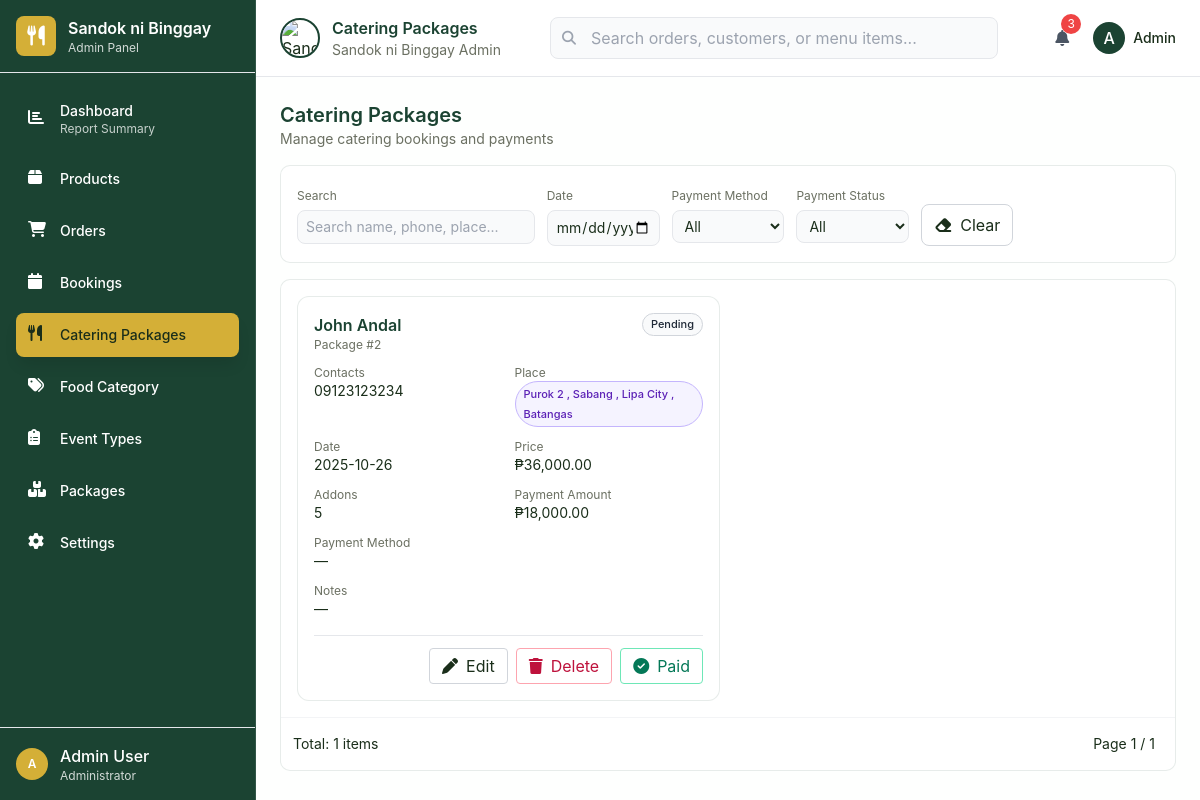
The app's page /admin/admin.php?section=catering, older data.
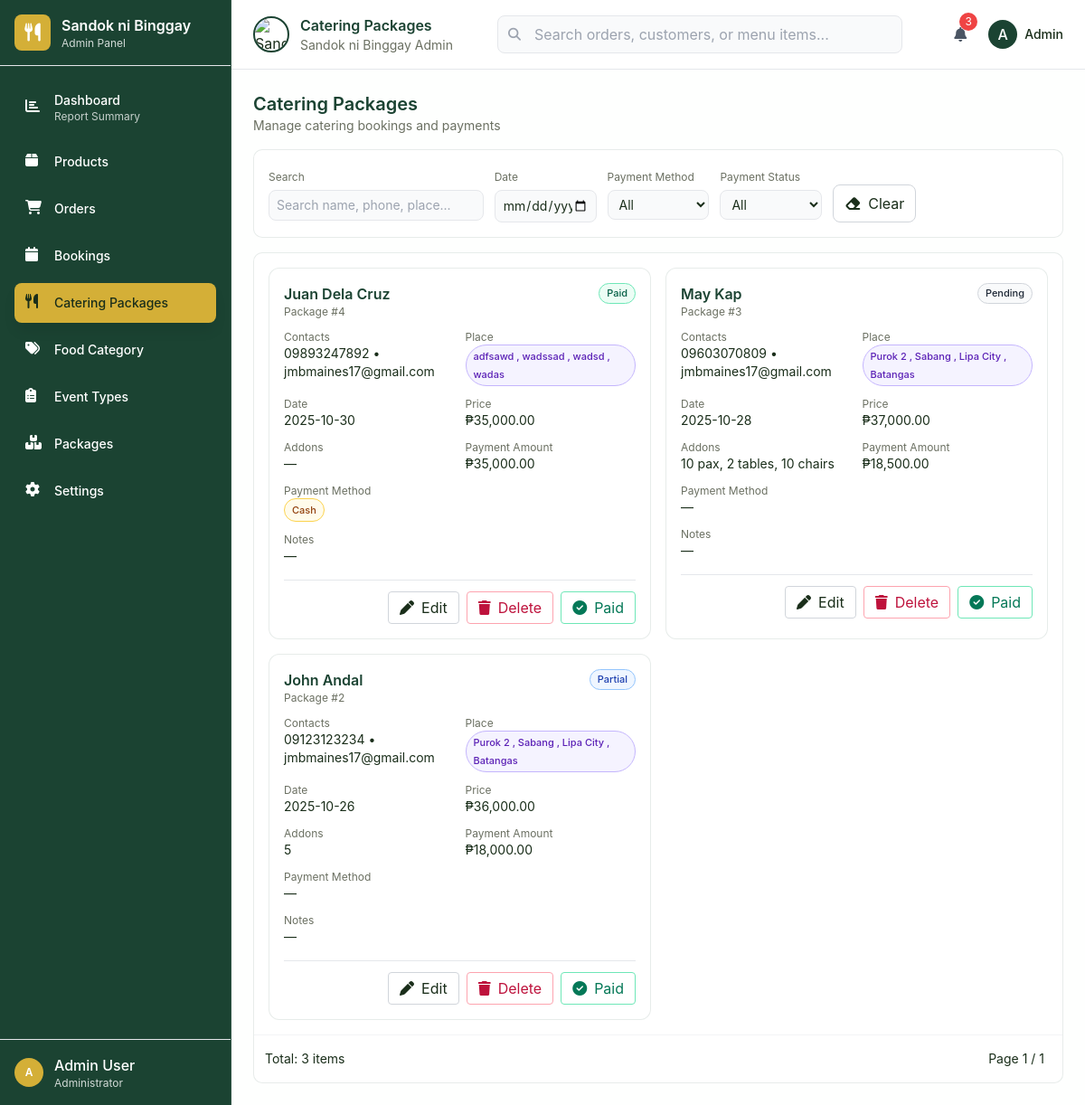
The same page, newer data.
### tables this page shows
CREATE TABLE `cateringpackages` (
  `cp_id` int(11) NOT NULL,
  `user_id` int(11) NOT NULL,
  `cp_name` varchar(255) NOT NULL,
  `cp_email` varchar(255) NOT NULL,
  `cp_phone` varchar(11) NOT NULL,
  `cp_place` varchar(255) NOT NULL,
  `cp_date` date NOT NULL,
  `cp_price` decimal(10,2) NOT NULL,
  `cp_addon_pax` varchar(255) DEFAULT NULL,
  `cp_notes` text DEFAULT NULL,
  `created_at` timestamp NOT NULL DEFAULT current_timestamp() ON UPDATE current_timestamp()
);

### admin/admin.php (the view, shortened to what the changed rows need)
<!DOCTYPE html>
<html lang="en">
<head>
    <?php
        $db = new database();
    $section = $_GET['section'] ?? '';
    $section = is_string($section) ? strtolower($section) : '';
    ?>
    <script src="https://cdn.tailwindcss.com"></script>
    <link href="https://cdnjs.cloudflare.com/ajax/libs/font-awesome/6.4.0/css/all.min.css" rel="stylesheet">
</head>
<body class="h-screen overflow-hidden">
    <div class="flex h-full">
        <div class="flex-1 flex flex-col">
            <header class="bg-white border-b border-gray-200 px-6 py-4">
                <div class="flex items-center justify-between">
                    <div class="flex items-center gap-4">
                        <div class="flex items-center gap-3">
                            <div>
                                <h2 id="page-title" class="text-primary font-semibold"><?php
                                    $titleMap = [
                                        'dashboard' => 'Dashboard',
                                        'products' => 'Products Management',
                                        'orders' => 'Orders Management',
                                        'bookings' => 'Bookings Management',
                                        'catering' => 'Catering Packages',
                                        'categories' => 'Food Categories',
                                        'eventtypes' => 'Event Types',
                                        'packages' => 'Packages',
                                        'settings' => 'Settings'
                                    ];
                                    echo $titleMap[$section] ?? 'Dashboard';
                                ?></h2>
                            </div>
                        </div>
                    </div>
                </div>
            </header>
            <main class="flex-1 overflow-y-auto">
                <?php
                $cpPage = max(1, (int)($_GET['cp_page'] ?? 1));
                $cpLimit = 10; $cpOffset = ($cpPage - 1) * $cpLimit; $cpTotal = 0; $packages = [];
                if ($section === 'catering') {
                    try {
                        $pdo = $db->opencon();
                        $w = []; $p = [];
                        $where = $w ? ('WHERE '.implode(' AND ', $w)) : '';
                        $sqlBase = "FROM cateringpackages cp LEFT JOIN (
                            SELECT t.* FROM payments t INNER JOIN (
                                SELECT cp_id, MAX(CONCAT(pay_date,' ',LPAD(pay_id,10,'0'))) as mx
                                FROM payments WHERE cp_id IS NOT NULL GROUP BY cp_id
                            ) x ON x.cp_id=t.cp_id AND CONCAT(t.pay_date,' ',LPAD(t.pay_id,10,'0'))=x.mx
                        ) pay ON pay.cp_id=cp.cp_id $where";
                        $countBase = $sqlBase; $pCount = $p;
                        $stmtC = $pdo->prepare("SELECT COUNT(*) $countBase"); $stmtC->execute($pCount); $cpTotal = (int)$stmtC->fetchColumn();
                        $stmt = $pdo->prepare("SELECT cp.*, pay.pay_amount, pay.pay_method, pay.pay_status $sqlBase ORDER BY cp.cp_date DESC, cp.cp_id DESC LIMIT ? OFFSET ?");
                        $stmt->bindValue(count($p)+1, $cpLimit, PDO::PARAM_INT);
                        $stmt->bindValue(count($p)+2, $cpOffset, PDO::PARAM_INT);
                        $stmt->execute();
                        $packages = $stmt->fetchAll(PDO::FETCH_ASSOC);
                    } catch (Throwable $e) { $packages = []; $cpTotal = 0; }
                }
                $cpPages = max(1, (int)ceil(($cpTotal ?: 0)/$cpLimit));
                function cp_chip_base(){ return 'inline-flex items-center px-2 py-0.5 rounded-full border text-[11px] font-medium'; }
                function cp_place_chip(){ return 'bg-violet-50 border-violet-300 text-violet-800'; }
                function cp_method_chip($m){
                    $n=strtolower(trim((string)$m));
                    if($n==='cash') return 'bg-amber-50 border-amber-300 text-amber-800';
                    return 'bg-stone-50 border-stone-300 text-stone-800';
                }
                function cp_status_chip($s){ $n=strtolower(trim((string)$s)); if($n==='paid')return 'bg-emerald-50 border-emerald-300 text-emerald-800'; if($n==='partial')return 'bg-blue-50 border-blue-300 text-blue-800'; if($n==='pending')return 'bg-gray-50 border-gray-300 text-gray-800'; return 'bg-stone-50 border-stone-300'; }
                ?>
                <div id="catering-content" class="section-content <?php echo ($section === 'catering') ? '' : 'hidden '; ?>p-6">
                    <div class="flex items-center justify-between mb-4">
                        <div>
                            <h2 class="text-xl font-semibold text-primary">Catering Packages</h2>
                        </div>
                    </div>
                    <div id="cp-list" class="card overflow-hidden">
                        <div id="cp-cards" class="grid grid-cols-1 md:grid-cols-2 xl:grid-cols-3 gap-4 p-4">
                            <?php if ($packages): foreach ($packages as $cp): ?>
                                <?php
                                    $id = (int)$cp['cp_id'];
                                    $name = trim((string)$cp['cp_name']);
                                    $phone = trim((string)$cp['cp_phone']);
                                    $email = trim((string)($cp['cp_email'] ?? ''));
                                    $place = trim((string)$cp['cp_place']);
                                    $date = trim((string)$cp['cp_date']);
                                    $price = (float)$cp['cp_price'];
                                    $addons = trim((string)($cp['cp_addon_pax'] ?? ''));
                                    $notes = trim((string)($cp['cp_notes'] ?? ''));
                                    $payAmount = isset($cp['pay_amount']) && $cp['pay_amount']!==null ? ('₱'.number_format((float)$cp['pay_amount'],2)) : '—';
                                    $payMethod = trim((string)($cp['pay_method'] ?? ''));
                                    $payStatus = trim((string)($cp['pay_status'] ?? ''));
                                ?>
                                <div class="card border rounded-xl p-4 hover:shadow-lg transition group">
                                    <div class="flex items-start justify-between gap-3">
                                        <div>
                                            <div class="text-base font-semibold text-primary"><?= htmlspecialchars($name) ?></div>
                                            <div class="text-xs text-muted-foreground">Package #<?= $id ?></div>
                                        </div>
                                        <?php if ($payStatus !== ''): ?>
                                            <span class="<?= cp_chip_base().' '.cp_status_chip($payStatus); ?>"><?= htmlspecialchars($payStatus) ?></span>
                                        <?php endif; ?>
                                    </div>
                                    <div class="mt-3 grid grid-cols-1 sm:grid-cols-2 gap-3 text-sm">
                                        <div>
                                            <div class="text-xs text-muted-foreground">Contacts</div>
                                            <?php $cpContactParts = []; if ($phone !== '') { $cpContactParts[] = $phone; } if ($email !== '') { $cpContactParts[] = $email; } $cpContacts = $cpContactParts ? implode(' • ', $cpContactParts) : '—'; ?>
                                            <div><?= htmlspecialchars($cpContacts) ?></div>
                                        </div>
                                        <div>
                                            <div class="text-xs text-muted-foreground">Place</div>
                                            <div><span class="<?= cp_chip_base().' '.cp_place_chip(); ?>" title="<?= htmlspecialchars($place) ?>"><?= htmlspecialchars($place) ?></span></div>
                                        </div>
                                        <div>
                                            <div class="text-xs text-muted-foreground">Date</div>
                                            <div><?= htmlspecialchars($date) ?></div>
                                        </div>
                                        <div>
                                            <div class="text-xs text-muted-foreground">Price</div>
                                            <div>₱<?= number_format($price,2) ?></div>
                                        </div>
                                        <div>
                                            <div class="text-xs text-muted-foreground">Addons</div>
                                            <div><?= htmlspecialchars($addons !== '' ? $addons : '—') ?></div>
                                        </div>
                                        <div>
                                            <div class="text-xs text-muted-foreground">Payment Amount</div>
                                            <div><?= $payAmount ?></div>
                                        </div>
                                        <div>
                                            <div class="text-xs text-muted-foreground">Payment Method</div>
                                            <div><?php if ($payMethod !== '') { ?><span class="<?= cp_chip_base().' '.cp_method_chip($payMethod); ?>"><?= htmlspecialchars($payMethod) ?></span><?php } else { echo '—'; } ?></div>
                                        </div>
                                        <div class="sm:col-span-2">
                                            <div class="text-xs text-muted-foreground">Notes</div>
                                            <div class="truncate" title="<?= htmlspecialchars($notes) ?>"><?= htmlspecialchars($notes !== '' ? $notes : '—') ?></div>
                                        </div>
                                    </div>
                                    <div class="mt-4 pt-3 border-t flex flex-wrap items-center justify-end gap-2">
                                        <button class="cp-edit h-9 px-3 rounded border border-gray-300 hover:bg-gray-50" title="Edit" data-cp-id="<?= $id ?>"><i class="fas fa-pen mr-2"></i>Edit</button>
                                        <button class="cp-delete h-9 px-3 rounded border border-rose-300 text-rose-700 hover:bg-rose-50" title="Delete" data-cp-id="<?= $id ?>"><i class="fas fa-trash mr-2"></i>Delete</button>
                                        <button class="cp-paid h-9 px-3 rounded border border-emerald-300 text-emerald-700 hover:bg-emerald-50" title="Paid" data-cp-id="<?= $id ?>"><i class="fa-solid fa-circle-check mr-2"></i>Paid</button>
                                    </div>
                                </div>
                            <?php endforeach; else: ?>
                                <div class="col-span-full text-center text-sm text-muted-foreground py-10">No catering packages found</div>
                            <?php endif; ?>
                        </div>
                        <div class="p-3 flex items-center justify-between border-t border-gray-100 text-sm">
                            <div>Total: <?= (int)$cpTotal ?> items</div>
                            <div class="flex items-center gap-1">
                                <span class="px-2 py-1">Page <?= $cpPage ?> / <?= $cpPages ?></span>
                            </div>
                        </div>
                    </div>
                </div>
            </main>
        </div>
    </div>
</body>
</html>

Row changes from the older to the newer data that the page shows:
added cateringpackages: cp_name "Juan Dela Cruz", cp_id "4", payStatus "Paid", cpContacts "09893247892 • jmbmaines17@gmail.com", cp_place "adfsawd , wadssad , wadsd , wadas", cp_date "2025-10-30", cp_price "35,000.00", cp_addon_pax "—", payAmount "₱35,000.00", payMethod "Cash", cp_notes "—"
added cateringpackages: cp_name "May Kap", cp_id "3", payStatus "Pending", cpContacts "09603070809 • jmbmaines17@gmail.com", cp_place "Purok 2 , Sabang , Lipa City , Batangas", cp_date "2025-10-28", cp_price "37,000.00", cp_addon_pax "10 pax, 2 tables, 10 chairs", payAmount "₱18,500.00", cp_notes "—"
changed cateringpackages "John Andal": payStatus "Pending" → "Partial"; cpContacts "09123123234" → "09123123234 • jmbmaines17@gmail.com"
Text that changed along with them:
$cpTotal: "1" → "3"
